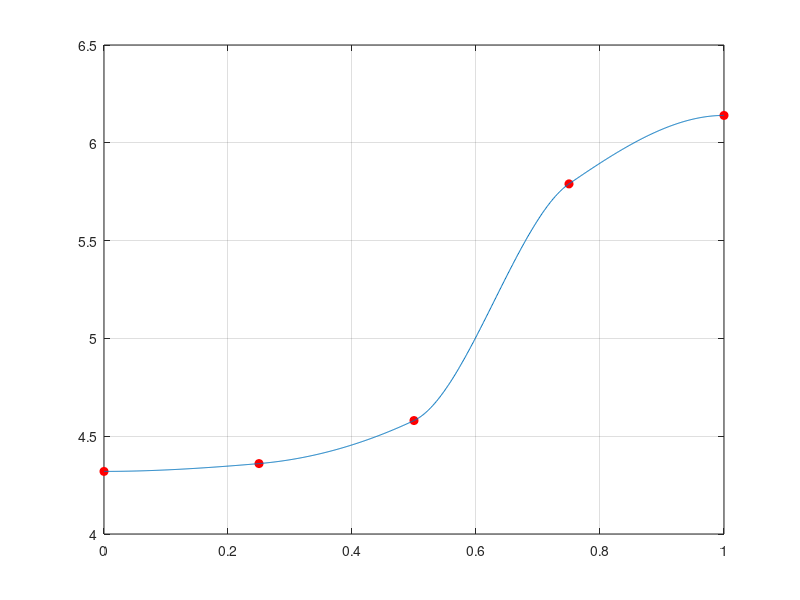

MATLAB code for this plot: (Note: this script raises an error after producing the figure.)
clc
clear

fprintf("Ülesanne 1.\n")
f = @(x) 1.0./(1.0+x.^2);

a =  0.0;
b = 12.0;

fprintf("a)\n")
dx = (2-0)/(6-1)
x = 0:dx:2 % or x = linspace(0, 2, 6)
y = f(x)

fprintf("integraal vasakpoolse ristkülikvalemiga\n")
summa=0;
for i=1:5
    summa = summa + dx*y(i);
end
vasakp=summa

fprintf("integraal parempoolse ristkülikvalemiga\n")
summa=0;
for i=2:6
 summa = summa + dx*y(i);
end
paremp=summa


fprintf("e) täpne integraali\n")
integral(f, a, b)

%--------------------------------------------------------------------------
fprintf("Ülesanne 2.\n")
x = [0.00 0.25 0.50 0.75 1.00];
f = [4.32 4.36 4.58 5.79 6.14];
plot(x, f, 'ro', 'MarkerSize', 6, 'MarkerFaceColor', 'r')

fprintf("a) integraal trapets ja Simpsoni valemiga\n")
trapets = trapz(x, f)

% a) Simpsoni meetodi jaoks lähendame funktsiooni kuupsplainiga S^(3,2)(x)
x_vec = [0:0.001:1]; % suurendame sõlmede arvu, et splainifunktsioon

% oleks joonisel sujuvam
y_cubeVec = interp1(x, f, x_vec, 'cubic'); % vector of f(xx) values 
hold on
plot(x_vec, y_cubeVec)
grid on

% esitame kuupsplaini funktsioonina
func3 = @(z) interp1(x, f, z, 'cubic');
%func2 = @(z) interp1(x, f, z,'cubic')


% c) leiame integraali Simpsoni valemiga
fprintf("Kuuppolünoomi tulemus:\n")
integral(func3, 0, 1)    % built-in

% True Simpson. Janno lk. 186
simpson = 0;
a = 0.0;
b = 1.0;
n = 1000;
h = (b-a)/n;
for i = 1:n/2
    simpson = simpson + y_cubeVec(2*i-1) + 4*y_cubeVec(2*i) + y_cubeVec(2*i+1);
end
simpson = h/3*simpson


fprintf("Ruutpolünoomi tulemus:\n")
coefs = polyfit(x, f, 2);
func2 = @(x) coefs(1).*x.^2 + coefs(2).*x + coefs(3);
y_squarVec = func2(x_vec);

integral = simpsonSolve(y_squarVec, 0, 1);
fprintf("integral = \n\n")
disp(integral)

fprintf("Manual kuuppolünoomi tulemus:\n")
coefs = polyfit(x, f, 3);
f3 = @(x) coefs(1).*x.^3 + coefs(2).*x.^2 + coefs(3).*x + coefs(4);
cubevec = f3(x_vec);

integral = simpsonSolve(cubevec, 0, 1)

%%%%%%%%%%%%%%%%%%%%%%%%%%%%%%%%%%%%%%%%%%%%%%%%%%%%%%%%%%%%%%%%%%%%%%%%%%%%%
function integral = simpsonSolve(funcVec, a, b)
    n = length(funcVec)-1;
    integral = 0;
    if mod(n,2) == 0
        h = (b-a)/n;
    else
        n = n-1;
        h = (b-a)/n;
    end
    for i = 1:n/2
        integral = integral + funcVec(2*i-1) + 4*funcVec(2*i) + funcVec(2*i+1);
    end
    integral = h/3*integral;
end
